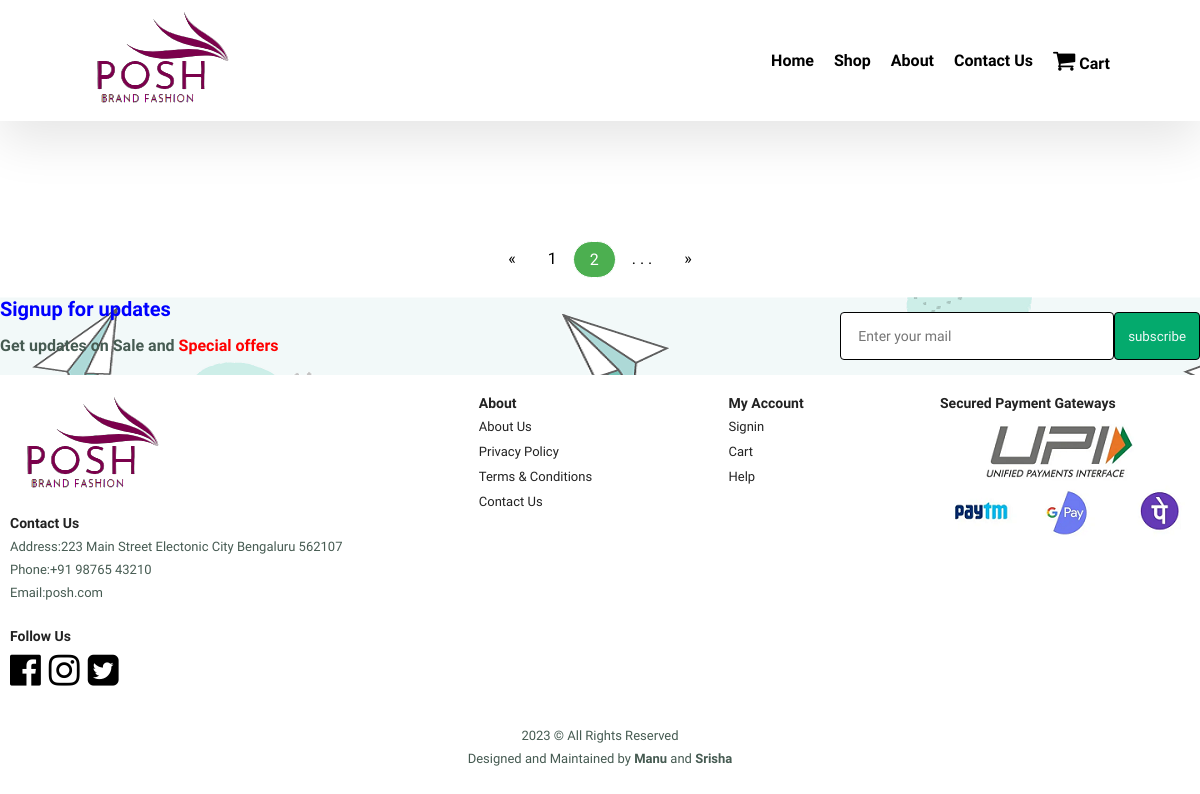
The app's page /men_foot_2.php, older data.
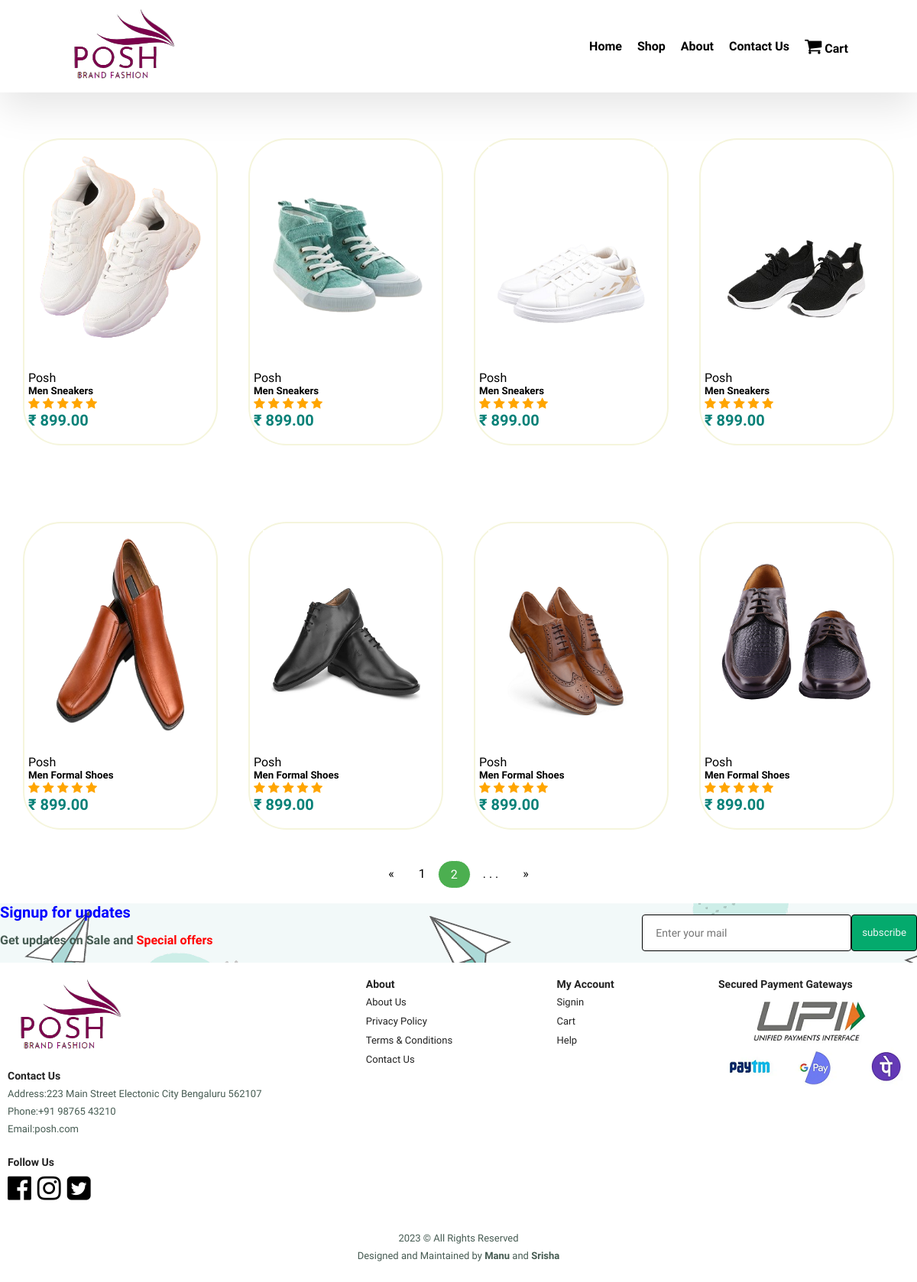
The same page, newer data.
### tables this page shows
CREATE TABLE `products` (
  `product_id` int(11) NOT NULL,
  `Gender` varchar(10) NOT NULL,
  `product_name` varchar(100) NOT NULL,
  `product_category` varchar(100) NOT NULL,
  `product_description` varchar(255) NOT NULL,
  `product_image` varchar(255) NOT NULL,
  `product_price` decimal(6,2) NOT NULL,
  `product_special offer` int(2) NOT NULL,
  `product_color` varchar(100) NOT NULL
);

### Includes/men_up.php (called while the page is built, shortened)
<?php
include('connection.php');
$stmt7 = $conn->prepare("SELECT * FROM products WHERE Gender='Men' AND product_category='Footwear/sneakers' LIMIT 4");
$stmt7->execute();
$sneakers = $stmt7->get_result();
$stmt8 = $conn->prepare("SELECT * FROM products WHERE Gender='Men' AND product_category='Footwear/formals' LIMIT 4");
$stmt8->execute();
$formal_shoes = $stmt8->get_result();
?>

### men_foot_2.php (the view, shortened to what this page needs)
<html>
<head>
    <link rel="stylesheet" href="https://cdnjs.cloudflare.com/ajax/libs/font-awesome/4.7.0/css/font-awesome.min.css">
    <link rel="stylesheet" href="styles.css">
</head>
<body>
 <section id="top">
        <img src="Assets/logo.png">
    <div>
        <ul id="headings">
            <li><a href="index.php">Home</a></li>
            <li><a href="shop_1.php">Shop</a></li>
            <li><a href="about.php">About</a></li>
            <li><a href="contact.html">Contact Us</a></li>
            <li><a href="cart.php"><i style="font-size:24px" class="fa">&#xf07a;</i> Cart </a></li>
        </ul>
    </div>
     </section>
                <section id="topproduct" class="section-p1">
                <div class="Collection">
                    <?php include('Includes/men_up.php'); ?>
                    <?php while($row = $sneakers->fetch_assoc()) { ?>
                        <div class="product">
                           <a href="<?php echo "single_product_foot.php?product_id=".$row['product_id']; ?>"> <img src="Assets/<?php echo $row['product_image']; ?>"></a>
                            <div class="description">
                            <span>Posh</span>
                                <h5><?php echo $row['product_name']; ?></h5>
                                <div class="rating">
                                        <span class="fa fa-star checked"></span>
                                        <span class="fa fa-star checked"></span>
                                        <span class="fa fa-star checked"></span>
                                        <span class="fa fa-star checked"></span>
                                        <span class="fa fa-star checked"></span>
                                </div>
                            <h4>&#8377; <?php echo $row['product_price']; ?></h4>
                            </div>
                </div>
                <?php } ?>
                </section>
                <section id="topproduct" class="section-p1">
                  <div class="Collection">
                      <?php include('Includes/men_up.php'); ?>
                      <?php while($row = $formal_shoes->fetch_assoc()) { ?>
                          <div class="product">
                             <a href="<?php echo "single_product_foot.php?product_id=".$row['product_id']; ?>"> <img src="Assets/<?php echo $row['product_image']; ?>"></a>
                              <div class="description">
                              <span>Posh</span>
                                  <h5><?php echo $row['product_name']; ?></h5>
                                  <div class="rating">
                                          <span class="fa fa-star checked"></span>
                                          <span class="fa fa-star checked"></span>
                                          <span class="fa fa-star checked"></span>
                                          <span class="fa fa-star checked"></span>
                                          <span class="fa fa-star checked"></span>
                                  </div>
                              <h4>&#8377; <?php echo $row['product_price']; ?></h4>
                              </div>
                  </div>
                  <?php } ?>
                  </section>
          <div class="pagination">
            <a href="men_app_1.php">&laquo;</a>
            <a class="" href="men_foot_1.php">1</a>
            <a class="active" href="men_foot_2.php">2</a>
            <a href="#"> . . .</a>
            <a href="men_foot_1.php">&raquo;</a>
          </div>
          <br/>
</body>
</html>

Row changes from the older to the newer data that the page shows:
added products: product_image (picture), product_name "Men Sneakers", product_price "899.00"
added products: product_image (picture), product_name "Men Sneakers", product_price "899.00"
added products: product_image (picture), product_name "Men Sneakers", product_price "899.00"
added products: product_image (picture), product_name "Men Sneakers", product_price "899.00"
added products: product_image (picture), product_name "Men Formal Shoes", product_price "899.00"
added products: product_image (picture), product_name "Men Formal Shoes", product_price "899.00"
added products: product_image (picture), product_name "Men Formal Shoes", product_price "899.00"
added products: product_image (picture), product_name "Men Formal Shoes", product_price "899.00"
